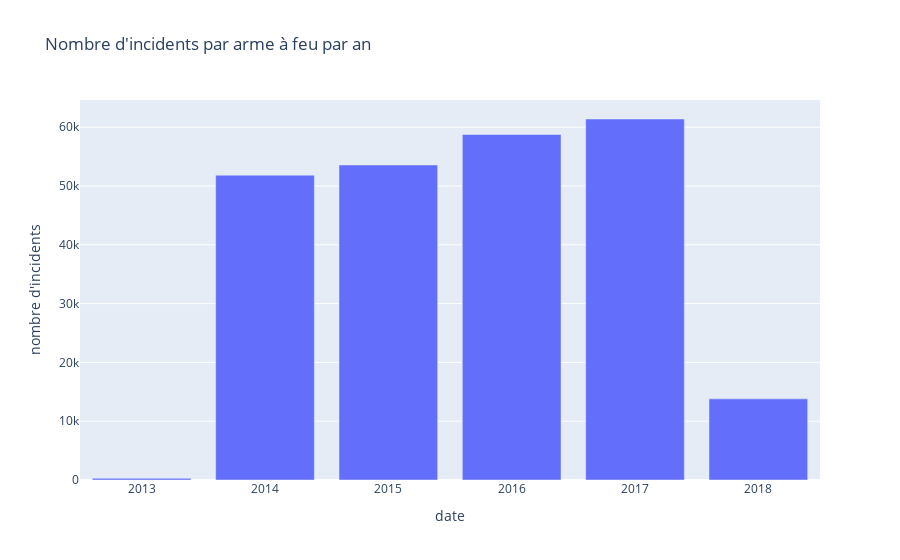
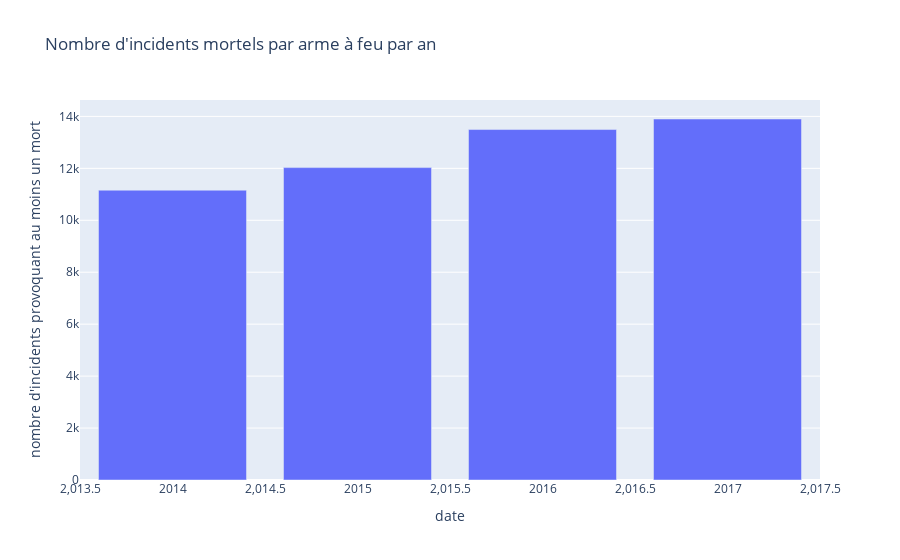
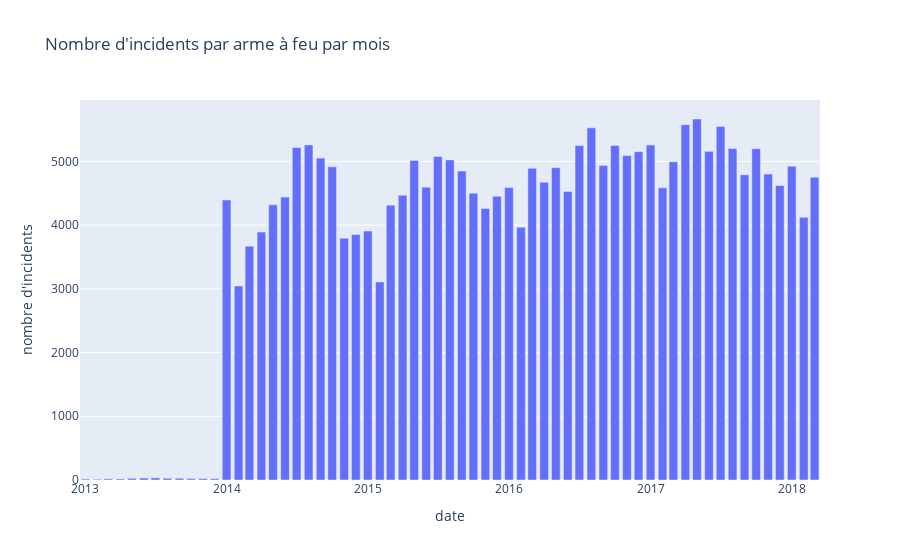
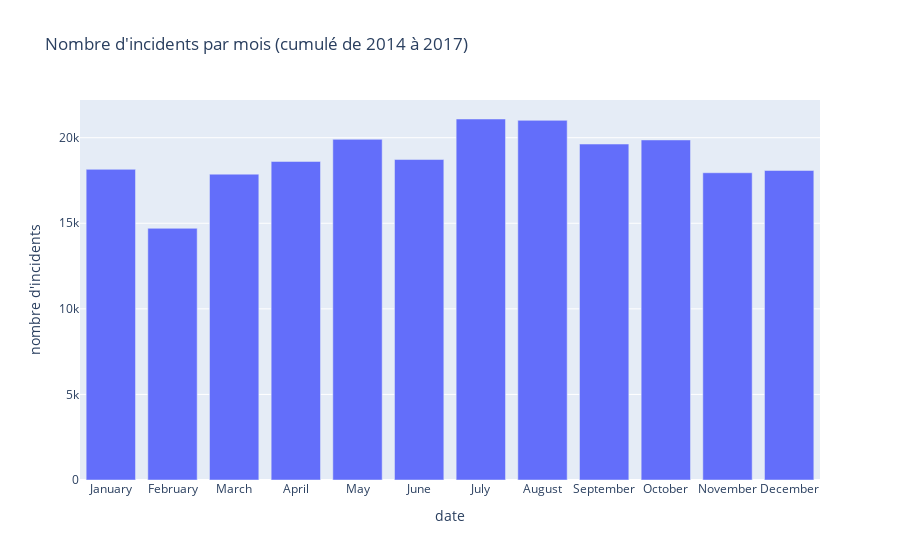

Notebook cell for these charts, in order:
### Code cell
%run stat_desc_gun_violence.ipynb

### Figure 1 — Plotly figure (JSON) as saved in the notebook; plotly's stock layout.template omitted (floating-point values rounded to 4 significant figures)
{"data": [{"alignmentgroup": "True", "hovertemplate": "date=%{x}<br>nombre d'incidents=%{y}<extra></extra>", "legendgroup": "", "marker": {"color": "#636efa", "pattern": {"shape": ""}}, "name": "", "offsetgroup": "", "orientation": "v", "showlegend": false, "textposition": "auto", "type": "bar", "x": [2013, 2014, 2015, 2016, 2017, 2018], "xaxis": "x", "y": [278, 51854, 53579, 58763, 61401, 13802], "yaxis": "y"}], "layout": {"barmode": "relative", "legend": {"tracegroupgap": 0}, "title": {"text": "Nombre d'incidents par arme à feu par an"}, "xaxis": {"anchor": "y", "domain": [0, 1], "title": {"text": "date"}}, "yaxis": {"anchor": "x", "domain": [0, 1], "title": {"text": "nombre d'incidents"}}}}

### Figure 2 — Plotly figure (JSON) as saved in the notebook; plotly's stock layout.template omitted (floating-point values rounded to 4 significant figures)
{"data": [{"alignmentgroup": "True", "hovertemplate": "date=%{x}<br>nombre d'incidents provoquant au moins un mort=%{y}<extra></extra>", "legendgroup": "", "marker": {"color": "#636efa", "pattern": {"shape": ""}}, "name": "", "offsetgroup": "", "orientation": "v", "showlegend": false, "textposition": "auto", "type": "bar", "x": [2014, 2015, 2016, 2017], "xaxis": "x", "y": [11159, 12028, 13494, 13900], "yaxis": "y"}], "layout": {"barmode": "relative", "legend": {"tracegroupgap": 0}, "title": {"text": "Nombre d'incidents mortels par arme à feu par an"}, "xaxis": {"anchor": "y", "domain": [0, 1], "title": {"text": "date"}}, "yaxis": {"anchor": "x", "domain": [0, 1], "title": {"text": "nombre d'incidents provoquant au moins un mort"}}}}

### Figure 3 — Plotly figure (JSON) as saved in the notebook; plotly's stock layout.template omitted (floating-point values rounded to 4 significant figures)
{"data": [{"alignmentgroup": "True", "hovertemplate": "date=%{x}<br>nombre d'incidents=%{y}<extra></extra>", "legendgroup": "", "marker": {"color": "#636efa", "pattern": {"shape": ""}}, "name": "", "offsetgroup": "", "orientation": "v", "showlegend": false, "textposition": "auto", "type": "bar", "x": ["2013-1", "2013-2", "2013-3", "2013-4", "2013-5", "2013-6", "2013-7", "2013-8", "2013-9", "2013-10", "2013-11", "2013-12", "2014-1", "2014-2", "2014-3", "2014-4", "2014-5", "2014-6", "2014-7", "2014-8", "2014-9", "2014-10", "2014-11", "2014-12", "2015-1", "2015-2", "2015-3", "2015-4", "2015-5", "2015-6", "2015-7", "2015-8", "2015-9", "2015-10", "2015-11", "2015-12", "2016-1", "2016-2", "2016-3", "2016-4", "2016-5", "2016-6", "2016-7", "2016-8", "2016-9", "2016-10", "2016-11", "2016-12", "2017-1", "2017-2", "2017-3", "2017-4", "2017-5", "2017-6", "2017-7", "2017-8", "2017-9", "2017-10", "2017-11", "2017-12", "2018-1", "2018-2", "2018-3"], "xaxis": "x", "y": [15, 12, 19, 17, 27, 31, 34, 28, 28, 22, 23, 22, 4395, 3045, 3669, 3891, 4320, 4440, 5219, 5259, 5052, 4915, 3795, 3854, 3907, 3108, 4314, 4471, 5015, 4596, 5076, 5024, 4849, 4502, 4262, 4455, 4590, 3967, 4892, 4672, 4902, 4530, 5250, 5527, 4937, 5251, 5092, 5153, 5258, 4585, 4994, 5577, 5666, 5158, 5547, 5202, 4790, 5200, 4802, 4622, 4926, 4124, 4752], "yaxis": "y"}], "layout": {"barmode": "relative", "legend": {"tracegroupgap": 0}, "title": {"text": "Nombre d'incidents par arme à feu par mois"}, "xaxis": {"anchor": "y", "domain": [0, 1], "title": {"text": "date"}}, "yaxis": {"anchor": "x", "domain": [0, 1], "title": {"text": "nombre d'incidents"}}}}

### Figure 4 — Plotly figure (JSON) as saved in the notebook; plotly's stock layout.template omitted (floating-point values rounded to 4 significant figures)
{"data": [{"alignmentgroup": "True", "hovertemplate": "date=%{x}<br>nombre d'incidents=%{y}<extra></extra>", "legendgroup": "", "marker": {"color": "#636efa", "pattern": {"shape": ""}}, "name": "", "offsetgroup": "", "orientation": "v", "showlegend": false, "textposition": "auto", "type": "bar", "x": ["January", "February", "March", "April", "May", "June", "July", "August", "September", "October", "November", "December"], "xaxis": "x", "y": [18150, 14705, 17869, 18611, 19903, 18724, 21092, 21012, 19628, 19868, 17951, 18084], "yaxis": "y"}], "layout": {"barmode": "relative", "legend": {"tracegroupgap": 0}, "title": {"text": "Nombre d'incidents par mois (cumulé de 2014 à 2017)"}, "xaxis": {"anchor": "y", "domain": [0, 1], "title": {"text": "date"}}, "yaxis": {"anchor": "x", "domain": [0, 1], "title": {"text": "nombre d'incidents"}}}}
